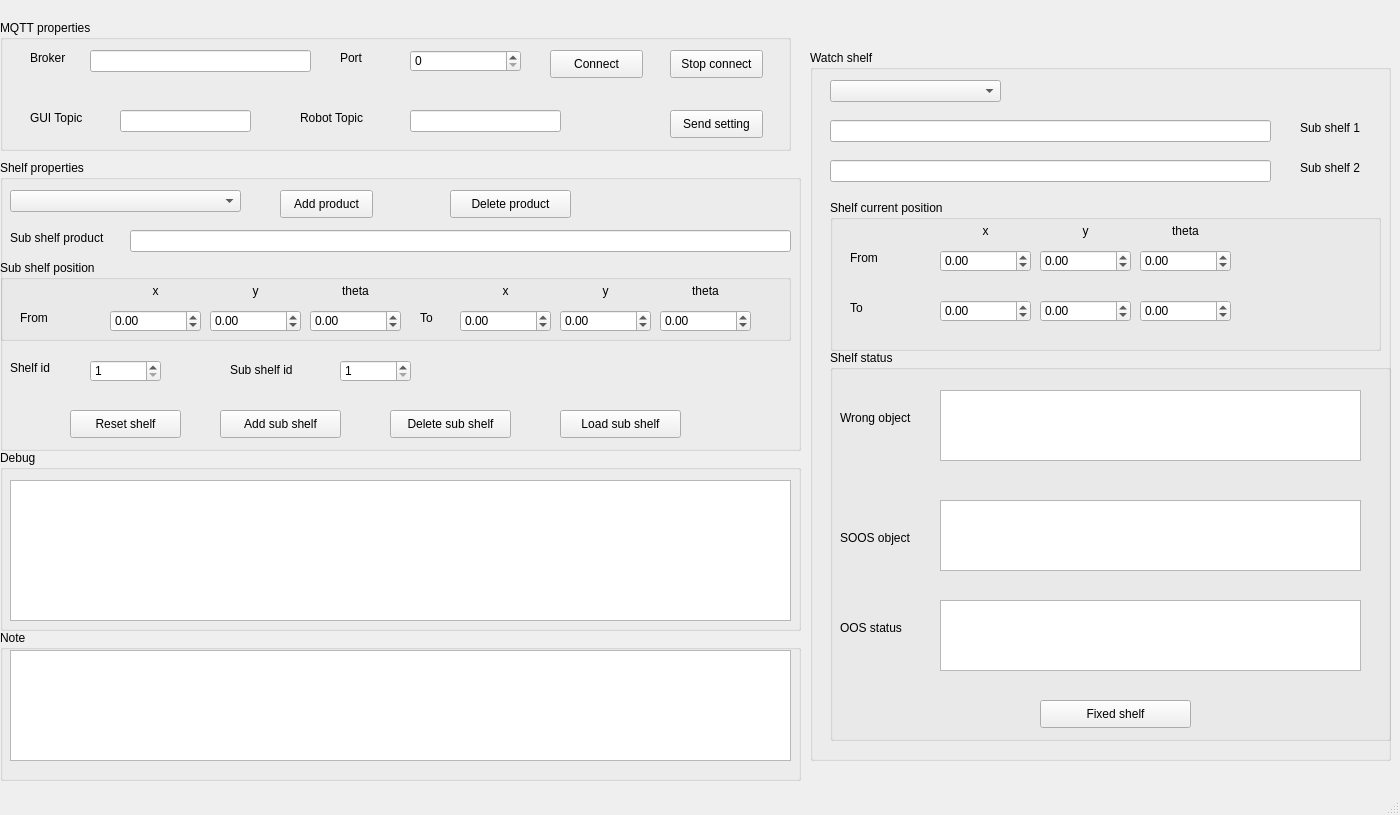
<?xml version="1.0" encoding="UTF-8"?>
<ui version="4.0">
 <class>MainWindow</class>
 <widget class="QMainWindow" name="MainWindow">
  <property name="geometry">
   <rect>
    <x>0</x>
    <y>0</y>
    <width>1400</width>
    <height>815</height>
   </rect>
  </property>
  <property name="windowTitle">
   <string>DATN-GUI</string>
  </property>
  <widget class="QWidget" name="centralwidget">
   <widget class="QGroupBox" name="ShelfPropertiesGroupBox">
    <property name="geometry">
     <rect>
      <x>0</x>
      <y>160</y>
      <width>801</width>
      <height>291</height>
     </rect>
    </property>
    <property name="font">
     <font>
      <pointsize>9</pointsize>
     </font>
    </property>
    <property name="title">
     <string>Shelf properties</string>
    </property>
    <widget class="QLineEdit" name="subShelfProductLineEdit">
     <property name="geometry">
      <rect>
       <x>130</x>
       <y>70</y>
       <width>661</width>
       <height>22</height>
      </rect>
     </property>
     <property name="text">
      <string/>
     </property>
    </widget>
    <widget class="QGroupBox" name="subShelfPositionDefineGroupBox">
     <property name="geometry">
      <rect>
       <x>0</x>
       <y>100</y>
       <width>791</width>
       <height>81</height>
      </rect>
     </property>
     <property name="title">
      <string>Sub shelf position</string>
     </property>
     <widget class="QLabel" name="label_4">
      <property name="geometry">
       <rect>
        <x>20</x>
        <y>50</y>
        <width>81</width>
        <height>16</height>
       </rect>
      </property>
      <property name="text">
       <string>From </string>
      </property>
     </widget>
     <widget class="QDoubleSpinBox" name="xBelowDoubleSpinBox">
      <property name="geometry">
       <rect>
        <x>110</x>
        <y>50</y>
        <width>91</width>
        <height>22</height>
       </rect>
      </property>
      <property name="minimum">
       <double>-5000.000000000000000</double>
      </property>
      <property name="maximum">
       <double>5000.000000000000000</double>
      </property>
     </widget>
     <widget class="QLabel" name="label_5">
      <property name="geometry">
       <rect>
        <x>110</x>
        <y>20</y>
        <width>91</width>
        <height>21</height>
       </rect>
      </property>
      <property name="text">
       <string>x</string>
      </property>
      <property name="alignment">
       <set>Qt::AlignCenter</set>
      </property>
     </widget>
     <widget class="QLabel" name="label_6">
      <property name="geometry">
       <rect>
        <x>210</x>
        <y>20</y>
        <width>91</width>
        <height>21</height>
       </rect>
      </property>
      <property name="text">
       <string>y</string>
      </property>
      <property name="alignment">
       <set>Qt::AlignCenter</set>
      </property>
     </widget>
     <widget class="QDoubleSpinBox" name="yBelowDoubleSpinBox">
      <property name="geometry">
       <rect>
        <x>210</x>
        <y>50</y>
        <width>91</width>
        <height>22</height>
       </rect>
      </property>
      <property name="minimum">
       <double>-5000.000000000000000</double>
      </property>
      <property name="maximum">
       <double>5000.000000000000000</double>
      </property>
     </widget>
     <widget class="QLabel" name="label_7">
      <property name="geometry">
       <rect>
        <x>310</x>
        <y>20</y>
        <width>91</width>
        <height>21</height>
       </rect>
      </property>
      <property name="text">
       <string>theta</string>
      </property>
      <property name="alignment">
       <set>Qt::AlignCenter</set>
      </property>
     </widget>
     <widget class="QDoubleSpinBox" name="thetaBelowDoubleSpinBox">
      <property name="geometry">
       <rect>
        <x>310</x>
        <y>50</y>
        <width>91</width>
        <height>22</height>
       </rect>
      </property>
      <property name="minimum">
       <double>-5000.000000000000000</double>
      </property>
      <property name="maximum">
       <double>5000.000000000000000</double>
      </property>
     </widget>
     <widget class="QLabel" name="label_8">
      <property name="geometry">
       <rect>
        <x>420</x>
        <y>50</y>
        <width>51</width>
        <height>16</height>
       </rect>
      </property>
      <property name="text">
       <string>To</string>
      </property>
     </widget>
     <widget class="QDoubleSpinBox" name="yAboveDoubleSpinBox">
      <property name="geometry">
       <rect>
        <x>560</x>
        <y>50</y>
        <width>91</width>
        <height>22</height>
       </rect>
      </property>
      <property name="minimum">
       <double>-5000.000000000000000</double>
      </property>
      <property name="maximum">
       <double>5000.000000000000000</double>
      </property>
     </widget>
     <widget class="QLabel" name="label_9">
      <property name="geometry">
       <rect>
        <x>460</x>
        <y>20</y>
        <width>91</width>
        <height>21</height>
       </rect>
      </property>
      <property name="text">
       <string>x</string>
      </property>
      <property name="alignment">
       <set>Qt::AlignCenter</set>
      </property>
     </widget>
     <widget class="QLabel" name="label_10">
      <property name="geometry">
       <rect>
        <x>660</x>
        <y>20</y>
        <width>91</width>
        <height>21</height>
       </rect>
      </property>
      <property name="text">
       <string>theta</string>
      </property>
      <property name="alignment">
       <set>Qt::AlignCenter</set>
      </property>
     </widget>
     <widget class="QDoubleSpinBox" name="xAboveDoubleSpinBox">
      <property name="geometry">
       <rect>
        <x>460</x>
        <y>50</y>
        <width>91</width>
        <height>22</height>
       </rect>
      </property>
      <property name="minimum">
       <double>-5000.000000000000000</double>
      </property>
      <property name="maximum">
       <double>5000.000000000000000</double>
      </property>
     </widget>
     <widget class="QLabel" name="label_11">
      <property name="geometry">
       <rect>
        <x>560</x>
        <y>20</y>
        <width>91</width>
        <height>21</height>
       </rect>
      </property>
      <property name="text">
       <string>y</string>
      </property>
      <property name="alignment">
       <set>Qt::AlignCenter</set>
      </property>
     </widget>
     <widget class="QDoubleSpinBox" name="thetaAboveDoubleSpinBox">
      <property name="geometry">
       <rect>
        <x>660</x>
        <y>50</y>
        <width>91</width>
        <height>22</height>
       </rect>
      </property>
      <property name="minimum">
       <double>-5000.000000000000000</double>
      </property>
      <property name="maximum">
       <double>5000.000000000000000</double>
      </property>
     </widget>
    </widget>
    <widget class="QLabel" name="label_12">
     <property name="geometry">
      <rect>
       <x>10</x>
       <y>200</y>
       <width>51</width>
       <height>16</height>
      </rect>
     </property>
     <property name="text">
      <string>Shelf id</string>
     </property>
    </widget>
    <widget class="QSpinBox" name="shelfIdSpinBox">
     <property name="geometry">
      <rect>
       <x>90</x>
       <y>200</y>
       <width>71</width>
       <height>22</height>
      </rect>
     </property>
     <property name="minimum">
      <number>1</number>
     </property>
     <property name="maximum">
      <number>4</number>
     </property>
    </widget>
    <widget class="QSpinBox" name="subShelfIdSpinBox">
     <property name="geometry">
      <rect>
       <x>340</x>
       <y>200</y>
       <width>71</width>
       <height>22</height>
      </rect>
     </property>
     <property name="minimum">
      <number>1</number>
     </property>
     <property name="maximum">
      <number>2</number>
     </property>
    </widget>
    <widget class="QLabel" name="label_13">
     <property name="geometry">
      <rect>
       <x>230</x>
       <y>200</y>
       <width>91</width>
       <height>20</height>
      </rect>
     </property>
     <property name="text">
      <string>Sub shelf id</string>
     </property>
    </widget>
    <widget class="QLabel" name="label_14">
     <property name="geometry">
      <rect>
       <x>10</x>
       <y>70</y>
       <width>121</width>
       <height>16</height>
      </rect>
     </property>
     <property name="text">
      <string>Sub shelf product</string>
     </property>
    </widget>
    <widget class="QPushButton" name="addSubShelfPushButton">
     <property name="geometry">
      <rect>
       <x>220</x>
       <y>250</y>
       <width>121</width>
       <height>28</height>
      </rect>
     </property>
     <property name="text">
      <string>Add sub shelf</string>
     </property>
    </widget>
    <widget class="QPushButton" name="resetShelfPushButton">
     <property name="geometry">
      <rect>
       <x>70</x>
       <y>250</y>
       <width>111</width>
       <height>28</height>
      </rect>
     </property>
     <property name="text">
      <string>Reset shelf</string>
     </property>
    </widget>
    <widget class="QComboBox" name="productComboBox">
     <property name="geometry">
      <rect>
       <x>10</x>
       <y>30</y>
       <width>231</width>
       <height>22</height>
      </rect>
     </property>
    </widget>
    <widget class="QPushButton" name="addProductPushButton">
     <property name="geometry">
      <rect>
       <x>280</x>
       <y>30</y>
       <width>93</width>
       <height>28</height>
      </rect>
     </property>
     <property name="text">
      <string>Add product</string>
     </property>
    </widget>
    <widget class="QPushButton" name="deleteProductPushButton">
     <property name="geometry">
      <rect>
       <x>450</x>
       <y>30</y>
       <width>121</width>
       <height>28</height>
      </rect>
     </property>
     <property name="text">
      <string>Delete product</string>
     </property>
    </widget>
    <widget class="QPushButton" name="deleteSubShelfPushButton">
     <property name="geometry">
      <rect>
       <x>390</x>
       <y>250</y>
       <width>121</width>
       <height>28</height>
      </rect>
     </property>
     <property name="text">
      <string>Delete sub shelf</string>
     </property>
    </widget>
    <widget class="QPushButton" name="loadSubShelfPushButton">
     <property name="geometry">
      <rect>
       <x>560</x>
       <y>250</y>
       <width>121</width>
       <height>28</height>
      </rect>
     </property>
     <property name="text">
      <string>Load sub shelf</string>
     </property>
    </widget>
   </widget>
   <widget class="QGroupBox" name="DebugGroupBox">
    <property name="geometry">
     <rect>
      <x>0</x>
      <y>450</y>
      <width>801</width>
      <height>181</height>
     </rect>
    </property>
    <property name="font">
     <font>
      <pointsize>9</pointsize>
     </font>
    </property>
    <property name="title">
     <string>Debug</string>
    </property>
    <widget class="QTextBrowser" name="debugTextBrowser">
     <property name="geometry">
      <rect>
       <x>10</x>
       <y>30</y>
       <width>781</width>
       <height>141</height>
      </rect>
     </property>
     <property name="tabStopWidth">
      <number>150</number>
     </property>
    </widget>
   </widget>
   <widget class="QGroupBox" name="mqttGroupBox">
    <property name="geometry">
     <rect>
      <x>0</x>
      <y>20</y>
      <width>791</width>
      <height>131</height>
     </rect>
    </property>
    <property name="font">
     <font>
      <pointsize>9</pointsize>
     </font>
    </property>
    <property name="title">
     <string>MQTT properties</string>
    </property>
    <widget class="QLabel" name="label_16">
     <property name="geometry">
      <rect>
       <x>30</x>
       <y>30</y>
       <width>55</width>
       <height>16</height>
      </rect>
     </property>
     <property name="text">
      <string>Broker</string>
     </property>
    </widget>
    <widget class="QLineEdit" name="BrokerLineEdit">
     <property name="geometry">
      <rect>
       <x>90</x>
       <y>30</y>
       <width>221</width>
       <height>22</height>
      </rect>
     </property>
    </widget>
    <widget class="QLabel" name="label_17">
     <property name="geometry">
      <rect>
       <x>340</x>
       <y>30</y>
       <width>55</width>
       <height>16</height>
      </rect>
     </property>
     <property name="text">
      <string>Port</string>
     </property>
    </widget>
    <widget class="QSpinBox" name="portSpinBox">
     <property name="geometry">
      <rect>
       <x>410</x>
       <y>30</y>
       <width>111</width>
       <height>22</height>
      </rect>
     </property>
     <property name="maximum">
      <number>3000</number>
     </property>
    </widget>
    <widget class="QPushButton" name="mqttConnectPushButton">
     <property name="geometry">
      <rect>
       <x>550</x>
       <y>30</y>
       <width>93</width>
       <height>28</height>
      </rect>
     </property>
     <property name="text">
      <string>Connect</string>
     </property>
    </widget>
    <widget class="QPushButton" name="stopMqttPushButton">
     <property name="geometry">
      <rect>
       <x>670</x>
       <y>30</y>
       <width>93</width>
       <height>28</height>
      </rect>
     </property>
     <property name="text">
      <string>Stop connect</string>
     </property>
    </widget>
    <widget class="QLabel" name="label_2">
     <property name="geometry">
      <rect>
       <x>30</x>
       <y>90</y>
       <width>81</width>
       <height>16</height>
      </rect>
     </property>
     <property name="text">
      <string>GUI Topic</string>
     </property>
    </widget>
    <widget class="QLineEdit" name="GUITopicLineEdit">
     <property name="geometry">
      <rect>
       <x>120</x>
       <y>90</y>
       <width>131</width>
       <height>22</height>
      </rect>
     </property>
    </widget>
    <widget class="QPushButton" name="sendSettingPushButton">
     <property name="geometry">
      <rect>
       <x>670</x>
       <y>90</y>
       <width>93</width>
       <height>28</height>
      </rect>
     </property>
     <property name="text">
      <string>Send setting</string>
     </property>
    </widget>
    <widget class="QLabel" name="label">
     <property name="geometry">
      <rect>
       <x>300</x>
       <y>90</y>
       <width>91</width>
       <height>16</height>
      </rect>
     </property>
     <property name="text">
      <string>Robot Topic</string>
     </property>
    </widget>
    <widget class="QLineEdit" name="robotTopicLineEdit">
     <property name="geometry">
      <rect>
       <x>410</x>
       <y>90</y>
       <width>151</width>
       <height>22</height>
      </rect>
     </property>
    </widget>
   </widget>
   <widget class="QGroupBox" name="watchShelfgroupBox">
    <property name="geometry">
     <rect>
      <x>810</x>
      <y>50</y>
      <width>581</width>
      <height>711</height>
     </rect>
    </property>
    <property name="font">
     <font>
      <pointsize>9</pointsize>
     </font>
    </property>
    <property name="title">
     <string>Watch shelf</string>
    </property>
    <widget class="QComboBox" name="shelfComboBox">
     <property name="geometry">
      <rect>
       <x>20</x>
       <y>30</y>
       <width>171</width>
       <height>22</height>
      </rect>
     </property>
     <property name="maxVisibleItems">
      <number>11</number>
     </property>
    </widget>
    <widget class="QLineEdit" name="subShelfLineEdit">
     <property name="geometry">
      <rect>
       <x>20</x>
       <y>70</y>
       <width>441</width>
       <height>22</height>
      </rect>
     </property>
    </widget>
    <widget class="QLabel" name="label_18">
     <property name="geometry">
      <rect>
       <x>490</x>
       <y>70</y>
       <width>81</width>
       <height>16</height>
      </rect>
     </property>
     <property name="text">
      <string>Sub shelf 1</string>
     </property>
    </widget>
    <widget class="QLineEdit" name="subShelfLineEdit_2">
     <property name="geometry">
      <rect>
       <x>20</x>
       <y>110</y>
       <width>441</width>
       <height>22</height>
      </rect>
     </property>
    </widget>
    <widget class="QLabel" name="label_19">
     <property name="geometry">
      <rect>
       <x>490</x>
       <y>110</y>
       <width>81</width>
       <height>16</height>
      </rect>
     </property>
     <property name="text">
      <string>Sub shelf 2</string>
     </property>
    </widget>
    <widget class="QGroupBox" name="ShelfPositionGroupBox">
     <property name="geometry">
      <rect>
       <x>20</x>
       <y>150</y>
       <width>551</width>
       <height>151</height>
      </rect>
     </property>
     <property name="title">
      <string>Shelf current position</string>
     </property>
     <widget class="QLabel" name="label_21">
      <property name="geometry">
       <rect>
        <x>20</x>
        <y>50</y>
        <width>81</width>
        <height>16</height>
       </rect>
      </property>
      <property name="text">
       <string>From </string>
      </property>
     </widget>
     <widget class="QDoubleSpinBox" name="xFromDoubleSpinBox">
      <property name="geometry">
       <rect>
        <x>110</x>
        <y>50</y>
        <width>91</width>
        <height>22</height>
       </rect>
      </property>
      <property name="minimum">
       <double>-5000.000000000000000</double>
      </property>
      <property name="maximum">
       <double>5000.000000000000000</double>
      </property>
     </widget>
     <widget class="QLabel" name="label_22">
      <property name="geometry">
       <rect>
        <x>110</x>
        <y>20</y>
        <width>91</width>
        <height>21</height>
       </rect>
      </property>
      <property name="text">
       <string>x</string>
      </property>
      <property name="alignment">
       <set>Qt::AlignCenter</set>
      </property>
     </widget>
     <widget class="QLabel" name="label_23">
      <property name="geometry">
       <rect>
        <x>210</x>
        <y>20</y>
        <width>91</width>
        <height>21</height>
       </rect>
      </property>
      <property name="text">
       <string>y</string>
      </property>
      <property name="alignment">
       <set>Qt::AlignCenter</set>
      </property>
     </widget>
     <widget class="QDoubleSpinBox" name="yFromDoubleSpinBox">
      <property name="geometry">
       <rect>
        <x>210</x>
        <y>50</y>
        <width>91</width>
        <height>22</height>
       </rect>
      </property>
      <property name="minimum">
       <double>-5000.000000000000000</double>
      </property>
      <property name="maximum">
       <double>5000.000000000000000</double>
      </property>
     </widget>
     <widget class="QLabel" name="label_24">
      <property name="geometry">
       <rect>
        <x>310</x>
        <y>20</y>
        <width>91</width>
        <height>21</height>
       </rect>
      </property>
      <property name="text">
       <string>theta</string>
      </property>
      <property name="alignment">
       <set>Qt::AlignCenter</set>
      </property>
     </widget>
     <widget class="QDoubleSpinBox" name="thetaFromDoubleSpinBox">
      <property name="geometry">
       <rect>
        <x>310</x>
        <y>50</y>
        <width>91</width>
        <height>22</height>
       </rect>
      </property>
      <property name="minimum">
       <double>-5000.000000000000000</double>
      </property>
      <property name="maximum">
       <double>5000.000000000000000</double>
      </property>
     </widget>
     <widget class="QLabel" name="label_25">
      <property name="geometry">
       <rect>
        <x>20</x>
        <y>100</y>
        <width>81</width>
        <height>16</height>
       </rect>
      </property>
      <property name="text">
       <string>To</string>
      </property>
     </widget>
     <widget class="QDoubleSpinBox" name="xToDoubleSpinBox">
      <property name="geometry">
       <rect>
        <x>110</x>
        <y>100</y>
        <width>91</width>
        <height>22</height>
       </rect>
      </property>
      <property name="minimum">
       <double>-5000.000000000000000</double>
      </property>
      <property name="maximum">
       <double>5000.000000000000000</double>
      </property>
     </widget>
     <widget class="QDoubleSpinBox" name="yToDoubleSpinBox">
      <property name="geometry">
       <rect>
        <x>210</x>
        <y>100</y>
        <width>91</width>
        <height>22</height>
       </rect>
      </property>
      <property name="minimum">
       <double>-5000.000000000000000</double>
      </property>
      <property name="maximum">
       <double>5000.000000000000000</double>
      </property>
     </widget>
     <widget class="QDoubleSpinBox" name="thetaToDoubleSpinBox">
      <property name="geometry">
       <rect>
        <x>310</x>
        <y>100</y>
        <width>91</width>
        <height>22</height>
       </rect>
      </property>
      <property name="minimum">
       <double>-5000.000000000000000</double>
      </property>
      <property name="maximum">
       <double>5000.000000000000000</double>
      </property>
     </widget>
    </widget>
    <widget class="QGroupBox" name="shelfStatusGroupBox">
     <property name="geometry">
      <rect>
       <x>20</x>
       <y>300</y>
       <width>561</width>
       <height>391</height>
      </rect>
     </property>
     <property name="title">
      <string>Shelf status</string>
     </property>
     <widget class="QLabel" name="label_3">
      <property name="geometry">
       <rect>
        <x>10</x>
        <y>60</y>
        <width>101</width>
        <height>16</height>
       </rect>
      </property>
      <property name="text">
       <string>Wrong object</string>
      </property>
     </widget>
     <widget class="QLabel" name="label_15">
      <property name="geometry">
       <rect>
        <x>10</x>
        <y>180</y>
        <width>101</width>
        <height>16</height>
       </rect>
      </property>
      <property name="text">
       <string>SOOS object</string>
      </property>
     </widget>
     <widget class="QLabel" name="label_20">
      <property name="geometry">
       <rect>
        <x>10</x>
        <y>270</y>
        <width>101</width>
        <height>16</height>
       </rect>
      </property>
      <property name="text">
       <string>OOS status</string>
      </property>
     </widget>
     <widget class="QPushButton" name="fixShelfPushButton">
      <property name="geometry">
       <rect>
        <x>210</x>
        <y>350</y>
        <width>151</width>
        <height>28</height>
       </rect>
      </property>
      <property name="text">
       <string>Fixed shelf</string>
      </property>
      <property name="checkable">
       <bool>false</bool>
      </property>
     </widget>
     <widget class="QTextBrowser" name="wrongObjectTextBrowser">
      <property name="geometry">
       <rect>
        <x>110</x>
        <y>40</y>
        <width>421</width>
        <height>71</height>
       </rect>
      </property>
     </widget>
     <widget class="QTextBrowser" name="SOOSObjectTextBrowser">
      <property name="geometry">
       <rect>
        <x>110</x>
        <y>150</y>
        <width>421</width>
        <height>71</height>
       </rect>
      </property>
     </widget>
     <widget class="QTextBrowser" name="OOSStatusTextBrowser">
      <property name="geometry">
       <rect>
        <x>110</x>
        <y>250</y>
        <width>421</width>
        <height>71</height>
       </rect>
      </property>
     </widget>
    </widget>
   </widget>
   <widget class="QGroupBox" name="noteGroupBox">
    <property name="geometry">
     <rect>
      <x>0</x>
      <y>630</y>
      <width>801</width>
      <height>151</height>
     </rect>
    </property>
    <property name="font">
     <font>
      <pointsize>9</pointsize>
     </font>
    </property>
    <property name="title">
     <string>Note</string>
    </property>
    <widget class="QTextBrowser" name="noteTextBrowser">
     <property name="geometry">
      <rect>
       <x>10</x>
       <y>20</y>
       <width>781</width>
       <height>111</height>
      </rect>
     </property>
     <property name="font">
      <font>
       <pointsize>12</pointsize>
      </font>
     </property>
    </widget>
   </widget>
  </widget>
  <widget class="QMenuBar" name="menubar">
   <property name="geometry">
    <rect>
     <x>0</x>
     <y>0</y>
     <width>1400</width>
     <height>26</height>
    </rect>
   </property>
  </widget>
  <widget class="QStatusBar" name="statusbar"/>
 </widget>
 <resources/>
 <connections/>
</ui>
